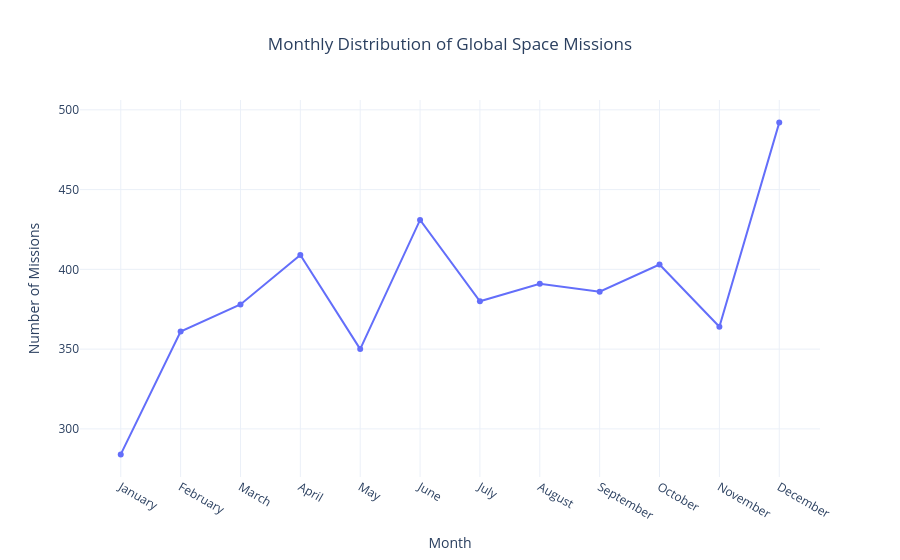

The notebook cell saved with this chart:
### Code cell
fig = px.line(
    missions_month,
    x="Month",
    y="Number of Missions",
    markers=True,
    title="Monthly Distribution of Global Space Missions"
)

fig.update_layout(
    template="plotly_white",
    title_x=0.5,
    xaxis_title="Month",
    yaxis_title="Number of Missions"
)

fig.show()

### Figure 1 — Plotly figure (JSON) as saved in the notebook; plotly's stock layout.template omitted (floating-point values rounded to 4 significant figures)
{"data": [{"hovertemplate": "Month=%{x}<br>Number of Missions=%{y}<extra></extra>", "legendgroup": "", "line": {"color": "#636efa", "dash": "solid"}, "marker": {"symbol": "circle"}, "mode": "lines+markers", "name": "", "orientation": "v", "showlegend": false, "type": "scatter", "x": ["January", "February", "March", "April", "May", "June", "July", "August", "September", "October", "November", "December"], "xaxis": "x", "y": [284, 361, 378, 409, 350, 431, 380, 391, 386, 403, 364, 492], "yaxis": "y"}], "layout": {"legend": {"tracegroupgap": 0}, "title": {"text": "Monthly Distribution of Global Space Missions", "x": 0.5}, "xaxis": {"anchor": "y", "domain": [0, 1], "title": {"text": "Month"}}, "yaxis": {"anchor": "x", "domain": [0, 1], "title": {"text": "Number of Missions"}}}}
